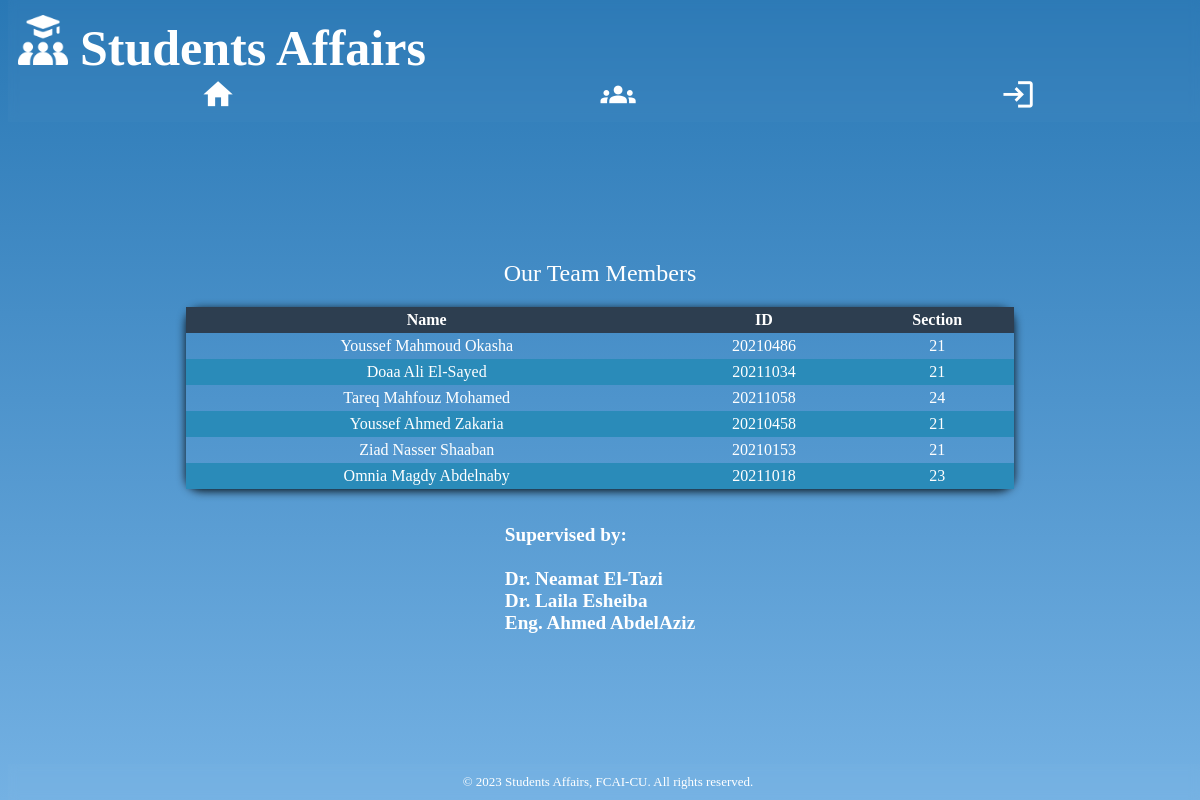
The page /about_us on the database its author committed.
### student/models.py (models this page shows, shortened)
class TeamData(models.Model):
    name = models.CharField(max_length=255)
    memid = models.IntegerField()
    section = models.IntegerField()

### student/views.py (the view)
# urls.py: path('about_us', views.AboutUs, name ='AboutUs'),
def AboutUs(request):
    teamData = TeamData.objects.all()
    context = {
        'members': teamData,
    }
    return render(request, 'AboutUs.html', context)

### student/templates/AboutUs.html
{% extends 'base.html'%}
{% load static %}
{% block content %}
<div style="display: flex; justify-content: center;">
    <table class="std-table" style="margin-top: 90px;">
        <caption>Our Team Members<br></caption>
        <thead>
            <tr>
                <td><b>Name </td></b>
                <td><b>ID </td></b>
                <td><b>Section</td></b>
            </tr>
        </thead>
        <tbody>
            {% for i in members %}
            <tr>
                <td>
                    {{ i.name }}
                </td>
                <td>
                    {{ i.memid }}
                </td>
                <td>
                    {{ i.section }}
                </td>
            </tr>
            {% endfor %}
        </tbody>
    </table>
</div>
<div style="display: flex; align-items: center; align-self: center;">
    <p style="font-size: larger;"><b>Supervised by:</b><br><br>
        <b>Dr. Neamat El-Tazi</b><br>
        <b>Dr. Laila Esheiba</b><br>
        <b>Eng. Ahmed AbdelAziz</b>
    </p><br>
</div>
{% endblock content %}

### student/static/style.css (style rules this page uses)
html { background-image: linear-gradient(to bottom, #2978b5, #4e94cc, #74b1e3); background-repeat: no-repeat; background-attachment: fixed; }
body { height: 100%; display: flex; flex-direction: column; color: #ffffff; font-family: "Microsoft Sans Serif"; margin-top: 150px; margin-bottom: 50px; }
table { margin-left: auto; margin-right: auto; margin-bottom: 16px; text-align: center; width: 70%; border-collapse: collapse; box-shadow: 0 2px 10px rgba(0, 0, 0, 0.9); border-radius: 15px; }
caption { margin: 20px; font-size: x-large; }
thead { background-color: #2d3e50; color: #ffffff; }
.std-table td { padding: 4px; text-align: center; }
tr:nth-child(even) { background-color: #2a8bb9; }

### rows shown on the page
TeamData: name "Youssef Mahmoud Okasha", memid "20210486", section "21"
TeamData: name "Doaa Ali El-Sayed", memid "20211034", section "21"
TeamData: name "Tareq Mahfouz Mohamed", memid "20211058", section "24"
TeamData: name "Youssef Ahmed Zakaria", memid "20210458", section "21"
TeamData: name "Ziad Nasser Shaaban", memid "20210153", section "21"
TeamData: name "Omnia Magdy Abdelnaby", memid "20211018", section "23"
